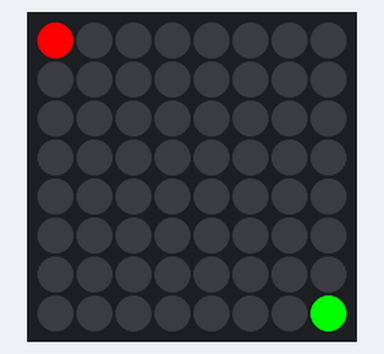
A sketch run on a simulated ATtiny85, built with avr-gcc and run on an emulated ATtiny85. Parts: 8×8 RGB LED matrix (first LED top left, wired row by row).

Above: at 0.13 s.
At 0.89 s:
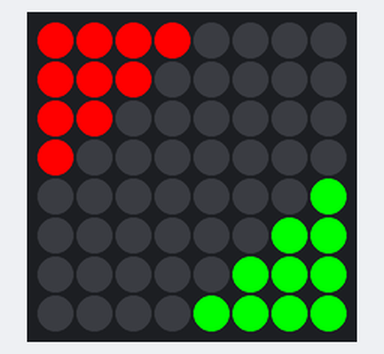
At 1.41 s:
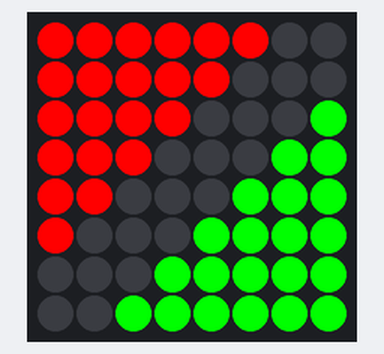
At 1.92 s:
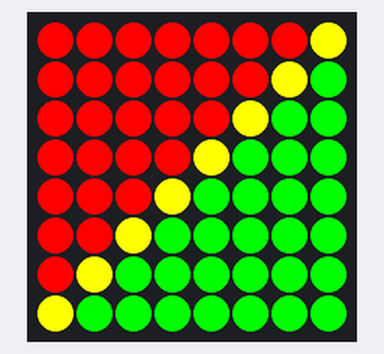
At 2.94 s:
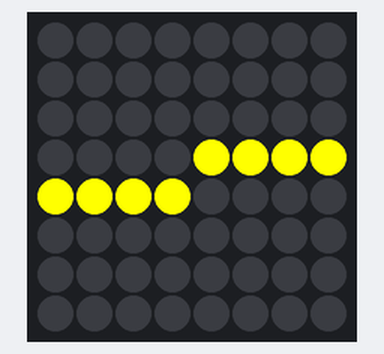
At 4.21 s:
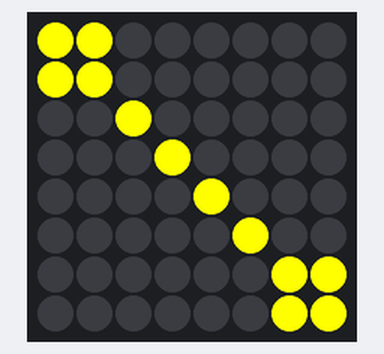

The sketch:

trinket_psychedelic.ino
```cpp
#include <TinyWireM.h>
#include "Adafruit_LEDBackpack.h"
#include "Adafruit_GFX.h"

Adafruit_BicolorMatrix m = Adafruit_BicolorMatrix();

void setup() {
 m.begin(0x70);
}

void waveCrash() {
  m.clear();
  for(uint8_t i = 0 ; i < 7; i++){
    m.drawLine(0,i,i,0, LED_RED);
    m.drawLine(7-i,7,7,7-i,LED_GREEN);
    m.writeDisplay();
    delay(250);
  }
  m.drawLine(0,7,7,0,LED_YELLOW);
  m.writeDisplay();
  delay(250);
}

void rotateLine() {
  for(int i = 7; i >=0 ; i--) {
    m.clear();
    m.drawLine(0,i,7,7-i,LED_YELLOW);
    m.writeDisplay();
    delay(250);
  }
  m.drawLine(0,1,1,0, LED_YELLOW);
  m.drawLine(6,7,7,6, LED_YELLOW);
  m.writeDisplay();
  delay(250);
}

void loop() {
  waveCrash();
  rotateLine();
}
```

Measured:
- by itself, everything shown: repeats every 4.3 s, in 17 steps
